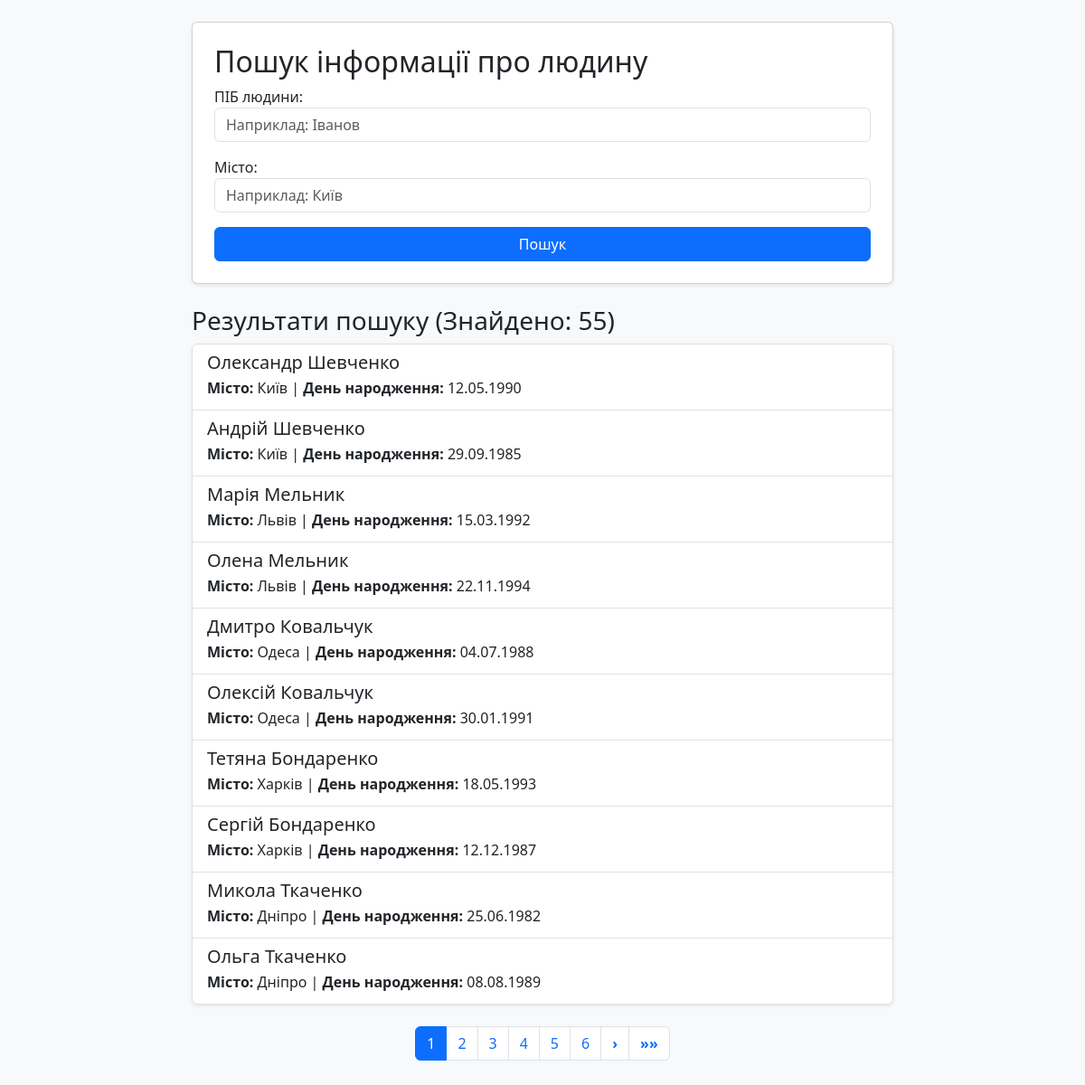
The page /people/search/ on the database its author committed.
### people/models.py (models this page shows, shortened)
class Person(models.Model):
    full_name = models.CharField("ПІБ", max_length=50)
    city = models.CharField("Місто", max_length=50)
    email = models.EmailField("Email", null=True)
    birthday = models.DateField("День народження")

### people/views.py (the view, shortened to what this page needs)
# urls.py: path('search/', views.search_people, name='search_people'),
def search_people(request):
    form = PersonSearchForm(request.GET or None)
    results = Person.objects.all()
    paginator = Paginator(results, 10)
    page_number = request.GET.get('page', 1)
    page_obj = paginator.get_page(page_number)
    query_params = request.GET.copy()
    if 'page' in query_params:
        del query_params['page']
    return render(request, 'people/search.html', {
        'form': form,
        'page_obj': page_obj,
        'query_params': query_params.urlencode(),
    })

### people/forms.py
class PersonSearchForm(forms.Form):
    full_name = forms.CharField(
        required=False,
        label="ПІБ людини",
        widget=forms.TextInput(attrs={
            'class': 'form-control',
            'placeholder': 'Наприклад: Іванов'
        })
    )
    city = forms.CharField(
        required=False,
        label="Місто",
        widget=forms.TextInput(attrs={
            'class': 'form-control',
            'placeholder': 'Наприклад: Київ'
        })
    )

### people/templates/people/search.html (shortened to what this page needs)
<!DOCTYPE html>
<html lang="uk">
<head>
    <link rel="stylesheet" href="https://cdn.jsdelivr.net/npm/bootstrap@5.3.0/dist/css/bootstrap.min.css">
</head>
<body class="bg-light p-4">
    <div class="container" style="max-width: 800px;">
        <div class="card p-4 shadow-sm mb-4">
            <h2>Пошук інформації про людину</h2>
            <form method="get">
                {{ form.as_p }}
                <button class="btn btn-primary w-100"
                        type="submit">
                    Пошук
                </button>
            </form>
        </div>
        <h3>
            Результати пошуку
            (Знайдено: {{ page_obj.paginator.count }})
        </h3>
        {% if page_obj %}
            <div class="list-group mb-4 shadow-sm">
                {% for person in page_obj %}
                    <div class="list-group-item list-group-item-action">
                        <h5 class="mb-1">{{ person.full_name }}</h5>
                        <p class="mb-1">
                            <strong>Місто:</strong> {{ person.city }} |
                            <strong>День народження:</strong> {{ person.birthday|date:"d.m.Y"}}
                        </p>
                    </div>
                {% endfor %}
            </div>
            <nav>
                <ul class="pagination justify-content-center">
                    {% for num in page_obj.paginator.page_range %}
                        <li class="page-item {% if page_obj.number == num %} active {% endif %}">
                            <a href="?page={{ num }}{% if query_params %}&{{ query_params }}{% endif %}"
                               class="page-link">
                                {{ num }}
                            </a>
                        </li>
                    {% endfor %}
                    {% if page_obj.has_next %}
                        <li class="page-item">
                            <a href="?page={{ page_obj.next_page_number }}{% if query_params %}&{{ query_params }}{% endif %}"
                               class="page-link fw-bold" aria-label="Вперед">
                                &rsaquo;
                            </a>
                        </li>
                        <li class="page-item">
                            <a href="?page={{ page_obj.paginator.num_pages }}{% if query_params %}&{{ query_params }}{% endif %}"
                               class="page-link fw-bold" aria-label="Остання">
                                &raquo;&raquo;
                            </a>
                        </li>
                    {% endif %}
                </ul>
            </nav>
        {% else %}
            <div class="alert alert-warning">
                Нікого не знайдено за вказаними критеріями
            </div>
        {% endif %}
    </div>
</body>
</html>

### rows shown on the page
Person: full_name "Олександр Шевченко", city "Київ", birthday "12.05.1990"
Person: full_name "Андрій Шевченко", city "Київ", birthday "29.09.1985"
Person: full_name "Марія Мельник", city "Львів", birthday "15.03.1992"
Person: full_name "Олена Мельник", city "Львів", birthday "22.11.1994"
Person: full_name "Дмитро Ковальчук", city "Одеса", birthday "04.07.1988"
Person: full_name "Олексій Ковальчук", city "Одеса", birthday "30.01.1991"
Person: full_name "Тетяна Бондаренко", city "Харків", birthday "18.05.1993"
Person: full_name "Сергій Бондаренко", city "Харків", birthday "12.12.1987"
Person: full_name "Микола Ткаченко", city "Дніпро", birthday "25.06.1982"
Person: full_name "Ольга Ткаченко", city "Дніпро", birthday "08.08.1989"

### other values the page prints
{{ page_obj.paginator.count }} "55"
{{ num }} "1" "2" "3" "4" "5" "6"
